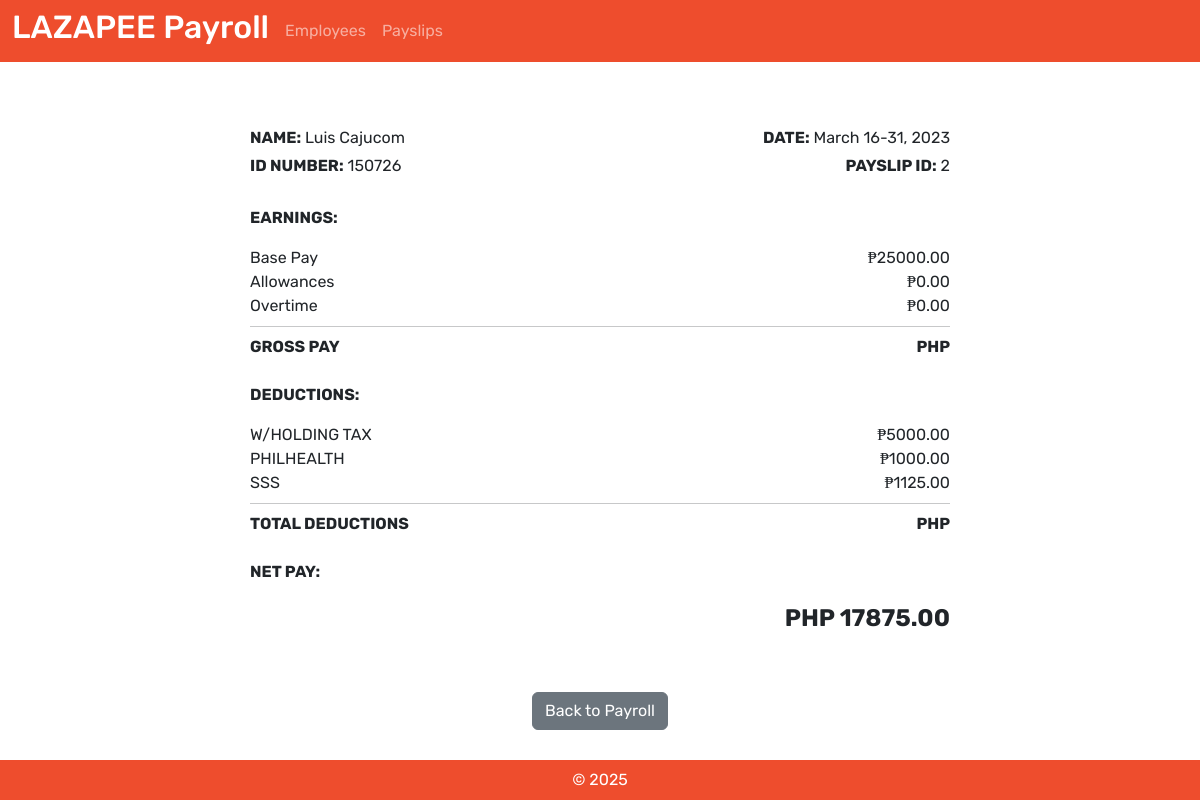
Screenshot of /payroll/view/2/ with the database file from the repository.
### payroll_app/models.py (models this page shows, shortened)
class Employee(models.Model):
    name = models.CharField(max_length=50)
    id_number = models.CharField(max_length=6, primary_key=True)
    rate = models.FloatField(null=True, blank=True)
    overtime_pay = models.FloatField(null=True, blank=True, default=0)
    allowance = models.FloatField(null=True, blank=True, default=0)
    class Meta:
        ordering = ['name'] # arranges names

class Payslip(models.Model):
    id_number = models.ForeignKey(Employee, on_delete=models.CASCADE) # when employee is deleted, payslip is deleted
    month = models.CharField(max_length=30)
    date_range = models.CharField(max_length=300)
    year = models.CharField(max_length=4)
    pay_cycle = models.IntegerField()
    rate = models.FloatField(null=True, blank=True)
    earning_allowance = models.FloatField(null=True, blank=True)
    deductions_tax = models.FloatField(null=True, blank=True)
    deductions_health = models.FloatField(null=True, blank=True)
    pag_ibig = models.FloatField(null=True, blank=True)
    sss = models.FloatField(null=True, blank=True)
    overtime = models.FloatField(null=True, blank=True)
    total_pay = models.FloatField(null=True, blank=True)
    gross_pay = models.FloatField(null=True, blank=True)
    total_deductions = models.FloatField(null=True, blank=True)
    class Meta:
        ordering = ['year', 'month'] # arranges years and months

### payroll_app/views.py (the view)
# urls.py: path('payroll/view/<int:payslip_id>/', views.view_payslip, name='view_payslip')
def view_payslip(request, payslip_id):
    payslip = get_object_or_404(Payslip, pk=payslip_id)
    thing = {
        'payslip': payslip,
        'employee': payslip.id_number,
        'cycle': payslip.pay_cycle,
    }
    return render(request, 'payroll_app/view_payslip.html', thing)

### payroll_app/templates/payroll_app/view_payslip.html
{% extends 'payroll_app/base.html' %}
{% block content %}
<div class="d-flex justify-content-center mt-5">
    <div style="max-width: 700px; width: 100%;">
        <div class="d-flex justify-content-between mb-4">
            <div>
                <p class="mb-1"><strong>NAME:</strong> {{ employee.name }}</p>
                <p class="mb-1"><strong>ID NUMBER:</strong> {{ employee.id_number }}</p>
            </div>
            <div class="text-end">
                <p class="mb-1"><strong>DATE:</strong> {{ payslip.date_range }}</p>
                <p class="mb-1"><strong>PAYSLIP ID:</strong> {{ payslip.id }}</p>
            </div>
        </div>
        <p class="fw-bold">EARNINGS:</p>
        <div class="row">
            <div class="col-6">Base Pay</div>
            <div class="col-6 text-end">₱{{ payslip.rate|floatformat:2 }}</div>
            <div class="col-6">Allowances</div>
            <div class="col-6 text-end">₱{{ payslip.earning_allowance|floatformat:2 }}</div>
            <div class="col-6">Overtime</div>
            <div class="col-6 text-end">₱{{ payslip.overtime|floatformat:2 }}</div>
        </div>
        <hr class="my-2">
        <div class="d-flex justify-content-between fw-bold mb-4">
            <div>GROSS PAY</div>
            <div>PHP {{ payslip.gross_pay|floatformat:2 }}</div>
        </div>
        <p class="fw-bold">DEDUCTIONS:</p>
        <div class="row">
            <div class="col-6">W/HOLDING TAX</div>
            <div class="col-6 text-end">₱{{ payslip.deductions_tax|floatformat:2 }}</div>
            {% if cycle == 1 %}
            <div class="col-6">Pag-IBIG</div>
            <div class="col-6 text-end">₱{{ payslip.pag_ibig|floatformat:2 }}</div>
            {% else %}
            <div class="col-6">PHILHEALTH</div>
            <div class="col-6 text-end">₱{{ payslip.deductions_health|floatformat:2 }}</div>
            <div class="col-6">SSS</div>
            <div class="col-6 text-end">₱{{ payslip.sss|floatformat:2 }}</div>
            {% endif %}
        </div>
        <hr class="my-2">
        <div class="d-flex justify-content-between fw-bold mb-4">
            <div>TOTAL DEDUCTIONS</div>
            <div>PHP {{ payslip.total_deductions|floatformat:2 }}</div>
        </div>
        <p class="fw-bold">NET PAY:</p>
        <div class="text-end fs-4 fw-bold mb-5">PHP {{ payslip.total_pay|floatformat:2 }}</div>
        <div class="text-center">
            <a href="{% url 'payroll_page' %}" class="btn btn-secondary mt-2">Back to Payroll</a>
        </div>
    </div>
</div>
{% endblock %}

### payroll_app/templates/payroll_app/base.html (style rules this page uses)
body { font-family: 'Rubik'; }

### rows the page displays
Employee: name "Luis Cajucom", id_number "150726"
Payslip: date_range "March 16-31, 2023", id "2", rate "25000.00", earning_allowance "0.00", overtime "0.00", deductions_tax "5000.00", deductions_health "1000.00", sss "1125.00", total_pay "17875.00"
